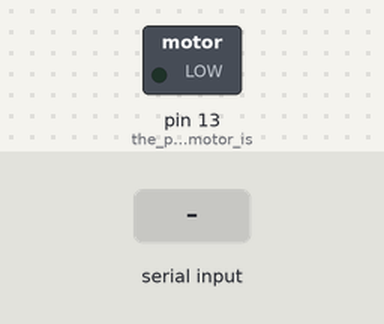
A sketch run on a simulated Arduino Uno, built with avr-gcc and run on an emulated ATmega328P. On the bench: switched loads named in the sketch (green lamp = pin HIGH). The test bench sets the inputs (shaded band).

Above: at 1.2 s.
1.3 s: "w" received over Serial
At 1.7 s:
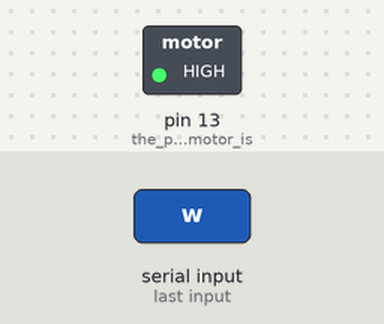
2.8 s: "1" received over Serial
At 4.0 s:
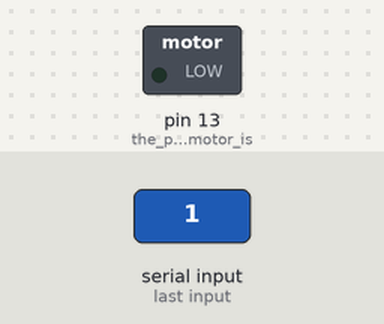
Timing chart, 0 to 5.8 s (numbered marks = the images above; inputs shaded):
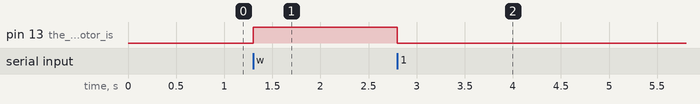

Measured:
- after the input at 1.3 s, pin 13 (the_pin_that_the_motor_is): LOW → HIGH at once
- after the input at 2.8 s, pin 13 (the_pin_that_the_motor_is): HIGH → LOW at once

The sketch:

arduino_keyboard_motor_controller.ino
```cpp
void setup()
{
  Serial.begin(9600);
  pinMode(13, OUTPUT); //the pin that the motor is connected to + GND
}

void loop() {
  while(Serial.available()) {
  char input = Serial.read(); //reading the character sent serialy from the key.py
  if (input=='w'){
    digitalWrite(13, HIGH); //if it is the right command the motor rotates
  }
  else{
    digitalWrite(13, LOW); //if wrong one the motor is stopped
  }


}
}
```
